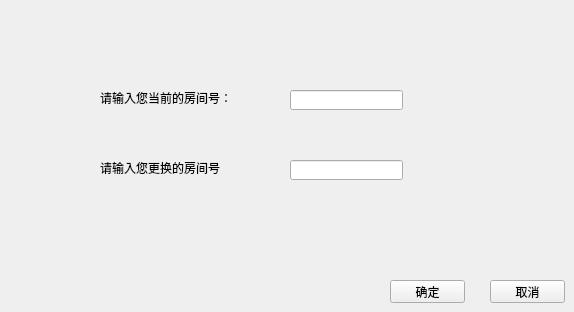
      <widget class="QWidget" name="page_27">
       <widget class="QLabel" name="label_65">
        <property name="geometry">
         <rect>
          <x>100</x>
          <y>90</y>
          <width>141</width>
          <height>16</height>
         </rect>
        </property>
        <property name="text">
         <string>请输入您当前的房间号：</string>
        </property>
       </widget>
       <widget class="QLineEdit" name="lineEdit_24">
        <property name="geometry">
         <rect>
          <x>290</x>
          <y>90</y>
          <width>113</width>
          <height>20</height>
         </rect>
        </property>
       </widget>
       <widget class="QLabel" name="label_66">
        <property name="geometry">
         <rect>
          <x>100</x>
          <y>160</y>
          <width>121</width>
          <height>16</height>
         </rect>
        </property>
        <property name="text">
         <string>请输入您更换的房间号：</string>
        </property>
       </widget>
       <widget class="QLineEdit" name="lineEdit_25">
        <property name="geometry">
         <rect>
          <x>290</x>
          <y>160</y>
          <width>113</width>
          <height>20</height>
         </rect>
        </property>
       </widget>
       <widget class="QPushButton" name="pushButton_32">
        <property name="geometry">
         <rect>
          <x>490</x>
          <y>280</y>
          <width>75</width>
          <height>23</height>
         </rect>
        </property>
        <property name="text">
         <string>取消</string>
        </property>
       </widget>
       <widget class="QPushButton" name="pushButton_33">
        <property name="geometry">
         <rect>
          <x>390</x>
          <y>280</y>
          <width>75</width>
          <height>23</height>
         </rect>
        </property>
        <property name="text">
         <string>确定</string>
        </property>
       </widget>
      </widget>
